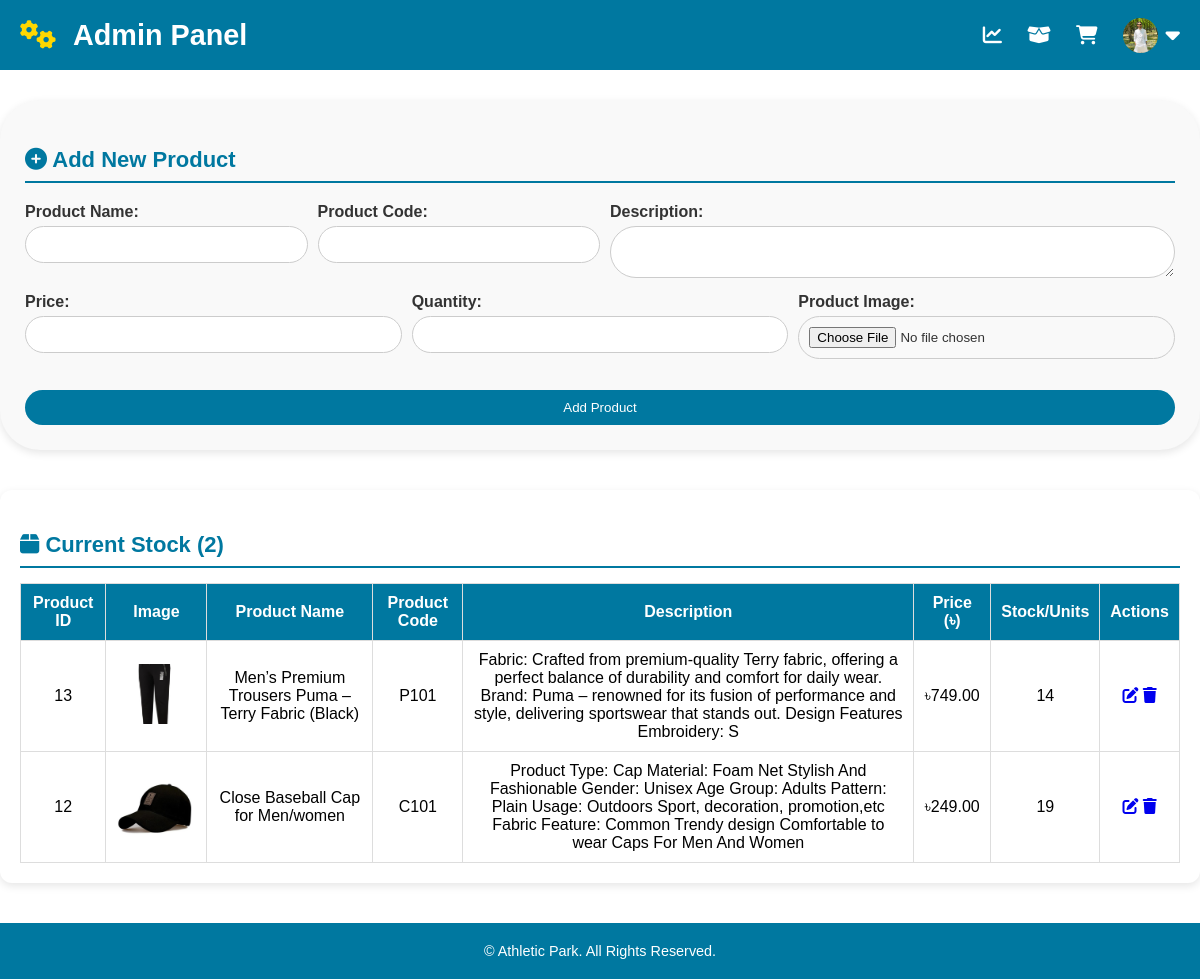
/admin/product_list.php (signed in), run on the app's committed database.
### tables this page shows
CREATE TABLE `users` (
  `id` int(11) NOT NULL,
  `fname` varchar(255) NOT NULL,
  `lname` varchar(255) NOT NULL,
  `address` varchar(255) NOT NULL,
  `phone` varchar(20) NOT NULL,
  `district` varchar(100) NOT NULL,
  `division` varchar(50) NOT NULL,
  `email` varchar(255) NOT NULL,
  `password` varchar(15) NOT NULL,
  `type` varchar(20) NOT NULL DEFAULT 'user',
  `profile_img` varchar(255) DEFAULT 'default.png'
);

CREATE TABLE `products` (
  `id` int(11) NOT NULL,
  `product_code` varchar(60) NOT NULL,
  `product_name` varchar(60) NOT NULL,
  `product_desc` tinytext NOT NULL,
  `product_img_name` varchar(60) NOT NULL,
  `qty` int(5) NOT NULL,
  `price` decimal(10,2) NOT NULL
);

### admin/product_list.php (the view, shortened to what this page needs)
<?php
include '../config.php';
$products = $mysqli->query("SELECT * FROM products ORDER BY id DESC");
$total_products = $products ? $products->num_rows : 0;
?>
<?php include 'header.php'; ?>
<div class="admin-form">
    <h3><i class="fa fa-plus-circle"></i> Add New Product</h3>
    <form method="post" enctype="multipart/form-data">
        <div class="form-row" style="display:flex; gap:10px; flex-wrap:wrap;">
            <div style="flex:1; min-width:150px;">
                <label>Product Name:
                    <input type="text" name="product_name" required>
                </label>
            </div>
            <div style="flex:1; min-width:150px;">
                <label>Product Code:
                    <input type="text" name="product_code" required>
                </label>
            </div>
            <div style="flex:2; min-width:200px;">
                <label>Description:
                    <textarea name="product_desc" required></textarea>
                </label>
            </div>
        </div>
        <div class="form-row" style="display:flex; gap:10px; flex-wrap:wrap; margin-top:10px;">
            <div style="flex:1; min-width:150px;">
                <label>Price:
                    <input type="number" step="0.01" name="price" required>
                </label>
            </div>
            <div style="flex:1; min-width:150px;">
                <label>Quantity:
                    <input type="number" name="qty" required>
                </label>
            </div>
            <div style="flex:1; min-width:150px;">
                <label>Product Image:
                    <input type="file" name="product_img" required>
                </label>
            </div>
        </div>
        <div style="margin-top:15px;">
            <input type="submit" name="add_product" value="Add Product">
        </div>
    </form>
</div>
<div class="product-stock">
    <h3><i class="fa fa-box"></i> Current Stock (<?php echo $total_products; ?>)</h3>
    <table>
        <tr>
            <th>Product ID</th>
            <th>Image</th>
            <th>Product Name</th>
            <th>Product Code</th>
            <th>Description</th>
            <th>Price (৳)</th>
            <th>Stock/Units</th>
            <th>Actions</th>
        </tr>
        <?php
        if($products && $products->num_rows > 0){
            while($row = $products->fetch_assoc()){
                $stockClass = ($row['qty'] <= 5) ? 'out-of-stock' : '';
                $imgPath = "../images/products/".($row['product_img_name'] ?? "no-image.png");
                echo '<tr>
                        <td>'.$row['id'].'</td>
                        <td><img src="'.$imgPath.'" alt="'.$row['product_name'].'"></td>
                        <td>'.$row['product_name'].'</td>
                        <td>'.$row['product_code'].'</td>
                        <td>'.$row['product_desc'].'</td>
                        <td>৳'.number_format($row['price'],2).'</td>
                        <td class="'.$stockClass.'">'.($row['qty'] ?? 0).'</td>
                        <td>
                            <a href="product_edit.php?id='.$row['id'].'" class="btn btn-edit"><i class="fa fa-edit"></i></a>
                            <a href="product_delete.php?id='.$row['id'].'" class="btn btn-delete" onclick="return confirm(\'Are you sure?\')"><i class="fa fa-trash"></i></a>
                        </td>
                      </tr>';
            }
        } else {
            echo '<tr><td colspan="8">No products found.</td></tr>';
        }
        ?>
    </table>
</div>
<?php include 'footer.php'; ?>

### admin/header.php (shortened to what this page needs)
<!DOCTYPE html>
<html lang="en">
<head>
<link rel="stylesheet" href="https://cdnjs.cloudflare.com/ajax/libs/font-awesome/6.4.0/css/all.min.css">
</head>
<body>
<nav>
  <div class="nav-container">
    <div class="logo">
      <a href="admin_account.php"><i class="fas fa-cogs"></i> Admin Panel</a>
    </div>
    <ul id="menu">
      <li><a href="admin_account.php"><i class="fas fa-chart-line"></i></a></li>
      <li><a href="product_list.php"><i class="fas fa-box-open"></i></a></li>
      <li><a href="orders_d.php"><i class="fas fa-shopping-cart"></i></a></li>
      <li>
        <?php
        $user_img = '../images/users/default.png';
        if(isset($_SESSION['id'])){
            include '../config.php';
            $result = $mysqli->query("SELECT profile_img FROM users WHERE id=".$_SESSION['id']);
            if($result && $row = $result->fetch_assoc()){
                if(!empty($row['profile_img'])){
                    $user_img = '../images/users/'.$row['profile_img'];
                }
            }
        }
        echo '<a href="#"><img src="'.htmlspecialchars($user_img).'" alt="Admin" style="width:35px;height:35px;border-radius:50%;object-fit:cover;margin-right:5px;"><i class="fas fa-caret-down" style="font-size:1.2em;margin-left:3px;"></i></a>';
        ?>
      </li>
    </ul>
  </div>
</nav>

### admin/header.php (style rules this page uses)
body { margin:0; font-family: 'Arial', sans-serif; }
nav { background:#0078A0; padding:0 20px; }
nav .nav-container { display:flex; justify-content:space-between; align-items:center; height:70px; max-width:1200px; margin:auto; }
nav .logo a { color:#fff; font-size:1.8em; font-weight:bold; text-decoration:none; }
nav .logo a i { color:#FFD700; margin-right:10px; }
nav ul { display:flex; list-style:none; margin:0; padding:0; align-items:center; gap:25px; }
nav ul li { position:relative; }
nav ul li a { color:#fff; text-decoration:none; display:flex; align-items:center; justify-content:center; height:70px; transition:0.3s; font-size:1.2em; }

### admin/product_list.php (style rules this page uses)
.admin-form { max-width: 1200px; margin: 30px auto; background: #f9f9f9; padding: 25px; border-radius: 40px; box-shadow: 0 3px 8px rgba(0,0,0,0.1); font-family: Arial, sans-serif; }
.admin-form h3 { margin-bottom: 20px; color: #0078A0; font-size: 22px; border-bottom: 2px solid #0078A0; padding-bottom: 8px; }
.admin-form label { display: block; margin-bottom: 1px; font-weight: bold; color: #333; }
.admin-form input, .admin-form textarea { width: 100%; padding: 10px; margin-top: 5px; border-radius: 40px; border: 1px solid #ccc; box-sizing: border-box; }
.admin-form input[type="submit"] { background:#0078A0; color:#fff; border:none; cursor:pointer; transition:0.3s; margin-top: 15px; }
.product-stock { max-width: 1200px; margin: 40px auto; background: #fff; padding: 20px; border-radius: 12px; box-shadow: 0 3px 8px rgba(0,0,0,0.1); overflow-x: auto; font-family: Arial, sans-serif; }
.product-stock h3 { margin-bottom: 15px; color: #0078A0; font-size: 22px; border-bottom: 2px solid #0078A0; padding-bottom: 8px; }
.product-stock table { width: 100%; border-collapse: collapse; }
.product-stock th, .product-stock td { padding: 10px; border: 1px solid #ddd; text-align: center; }
.product-stock th { background: #0078A0; color: #fff; }
.product-stock img { width: 80px; height: 60px; object-fit: cover; border-radius: 4px; }

### data on the page
users: profile_img (picture)
products: id "13", product_img_name (picture), product_name "Men’s Premium Trousers Puma – Terry Fabric (Black)", product_code "P101", product_desc "Fabric: Crafted from premium-quality Terry fabric, offering a perfect balance of durability and comfort for daily wear. Brand: Puma – renowned for its fusion of performance and style, delivering sportswear that stands out. Design Features Embroidery: S", price "749.00", qty "14"
products: id "12", product_img_name (picture), product_name "Close Baseball Cap for Men/women", product_code "C101", product_desc "Product Type: Cap Material: Foam Net Stylish And Fashionable Gender: Unisex Age Group: Adults Pattern: Plain Usage: Outdoors Sport, decoration, promotion,etc Fabric Feature: Common Trendy design Comfortable to wear Caps For Men And Women", price "249.00", qty "19"

### other printed values
$total_products "2"
